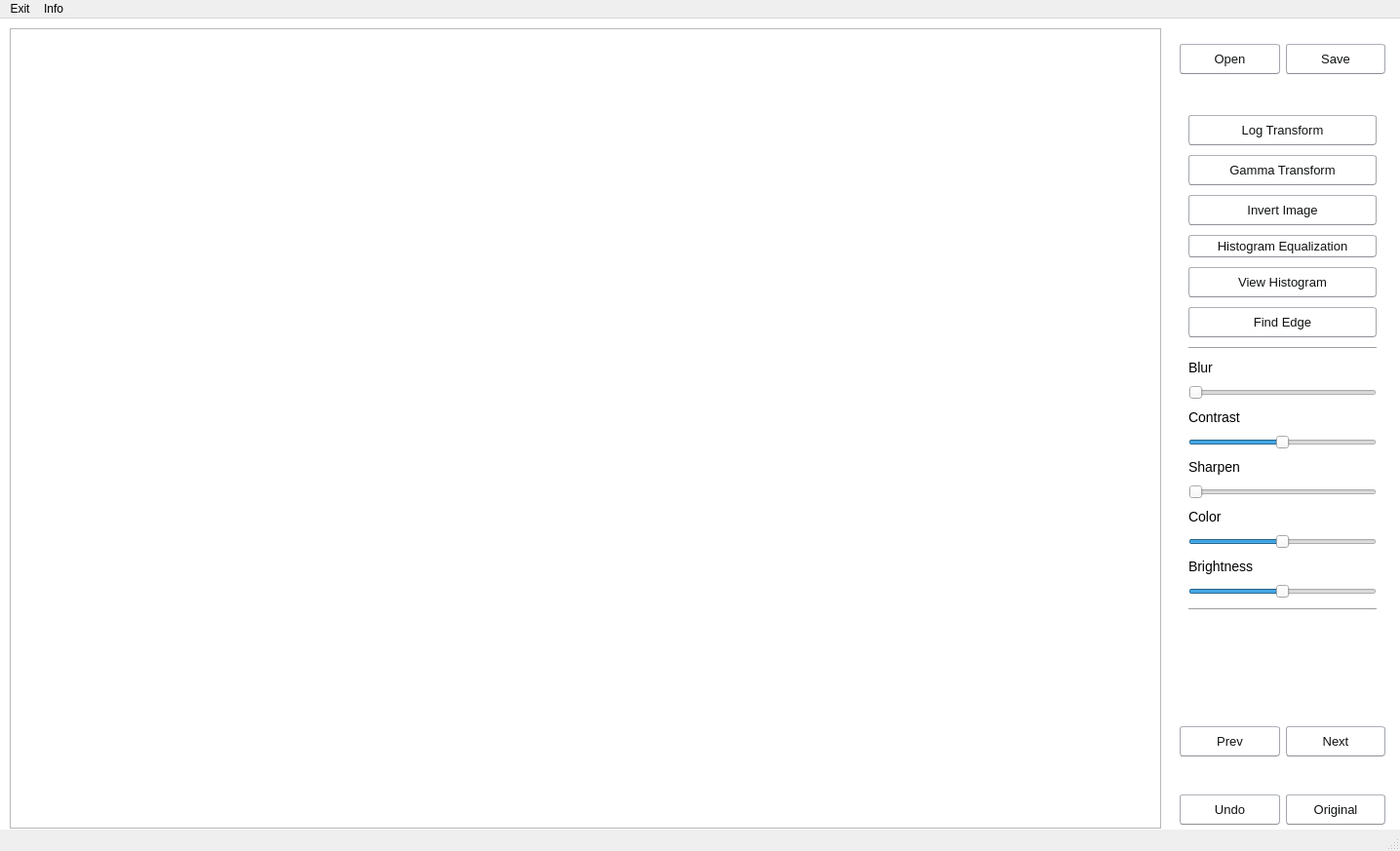
<?xml version="1.0" encoding="UTF-8"?>
<ui version="4.0">
 <class>MainWindow</class>
 <widget class="QMainWindow" name="MainWindow">
  <property name="geometry">
   <rect>
    <x>0</x>
    <y>0</y>
    <width>1436</width>
    <height>873</height>
   </rect>
  </property>
  <property name="windowTitle">
   <string>MainWindow</string>
  </property>
  <property name="styleSheet">
   <string notr="true">QStatusBar{
  font-family: &quot;Josefin Sans Medium&quot;,Arial,sans-serif;
  font-size: 14px;
}</string>
  </property>
  <widget class="QWidget" name="centralwidget">
   <property name="autoFillBackground">
    <bool>false</bool>
   </property>
   <property name="styleSheet">
    <string notr="true">/* CSS */
QGroupBox {
  font-family: &quot;Josefin Sans Medium&quot;,Arial,sans-serif;
  font-size: 14px;
}

#centralwidget {
    background-color:#fff;
}

QLabel {
  font-family: &quot;Josefin Sans Medium&quot;,Arial,sans-serif;
  font-size: 14px;
}

QPushButton {
  background-image: linear-gradient(#f7f8fa ,#e7e9ec);
  border-color: #adb1b8 #a2a6ac #8d9096;
  border-style: solid;
  border-width: 1px;
  border-radius: 3px;
  box-shadow: rgba(255,255,255,.6) 0 1px 0 inset;
  box-sizing: border-box;
  color: #0f1111;
  cursor: pointer;
  display: inline-block;
  font-family: &quot;Josefin Sans Medium&quot;,Arial,sans-serif;
  font-size: 14px;
  height: 29px;
  font-size: 13px;
  outline: 0;
  overflow: hidden;
  padding: 0 11px;
  text-align: center;
  text-decoration: none;
  text-overflow: ellipsis;
  user-select: none;
  -webkit-user-select: none;
  touch-action: manipulation;
  white-space: nowrap;
}

QPushButton:active {
  border-bottom-color: #a2a6ac;
}

QPushButton:active:hover {
  border-bottom-color: #a2a6ac;
}

QPushButton:hover {
  border-color: #a2a6ac #979aa1 #82858a;
}

QPushButton:focus {
  border-color: #00a8ff;
  box-shadow: rgba(228, 121, 17, .5) 0 0 3px 2px;
  outline: 0;
}</string>
   </property>
   <widget class="QGraphicsView" name="graphicsView">
    <property name="geometry">
     <rect>
      <x>10</x>
      <y>10</y>
      <width>1181</width>
      <height>821</height>
     </rect>
    </property>
   </widget>
   <widget class="QStackedWidget" name="stackedWidget">
    <property name="geometry">
     <rect>
      <x>1210</x>
      <y>90</y>
      <width>211</width>
      <height>621</height>
     </rect>
    </property>
    <property name="currentIndex">
     <number>0</number>
    </property>
    <widget class="QWidget" name="page">
     <layout class="QVBoxLayout" name="verticalLayout" stretch="0,0,0,0,0,0,0,0,0,0,0,0,0,0,0,0,0,0,0">
      <property name="spacing">
       <number>10</number>
      </property>
      <item>
       <widget class="QPushButton" name="log_transform_button">
        <property name="text">
         <string>Log Transform</string>
        </property>
       </widget>
      </item>
      <item>
       <widget class="QPushButton" name="gamma_transform_button">
        <property name="text">
         <string>Gamma Transform</string>
        </property>
       </widget>
      </item>
      <item>
       <widget class="QPushButton" name="invert_image_button">
        <property name="sizePolicy">
         <sizepolicy hsizetype="Minimum" vsizetype="Fixed">
          <horstretch>0</horstretch>
          <verstretch>10</verstretch>
         </sizepolicy>
        </property>
        <property name="text">
         <string>Invert Image</string>
        </property>
       </widget>
      </item>
      <item>
       <widget class="QPushButton" name="histogram_equal_button">
        <property name="sizePolicy">
         <sizepolicy hsizetype="Minimum" vsizetype="Fixed">
          <horstretch>0</horstretch>
          <verstretch>2</verstretch>
         </sizepolicy>
        </property>
        <property name="maximumSize">
         <size>
          <width>16777215</width>
          <height>23</height>
         </size>
        </property>
        <property name="text">
         <string>Histogram Equalization</string>
        </property>
       </widget>
      </item>
      <item>
       <widget class="QPushButton" name="view_histogram_button">
        <property name="sizePolicy">
         <sizepolicy hsizetype="Minimum" vsizetype="Fixed">
          <horstretch>0</horstretch>
          <verstretch>5</verstretch>
         </sizepolicy>
        </property>
        <property name="text">
         <string>View Histogram</string>
        </property>
       </widget>
      </item>
      <item>
       <widget class="QPushButton" name="find_edge_button">
        <property name="text">
         <string>Find Edge</string>
        </property>
       </widget>
      </item>
      <item>
       <widget class="Line" name="line">
        <property name="orientation">
         <enum>Qt::Horizontal</enum>
        </property>
       </widget>
      </item>
      <item>
       <widget class="QLabel" name="blur_label">
        <property name="sizePolicy">
         <sizepolicy hsizetype="Preferred" vsizetype="Fixed">
          <horstretch>0</horstretch>
          <verstretch>0</verstretch>
         </sizepolicy>
        </property>
        <property name="text">
         <string>Blur</string>
        </property>
       </widget>
      </item>
      <item>
       <widget class="QSlider" name="blur_slider">
        <property name="maximum">
         <number>20</number>
        </property>
        <property name="pageStep">
         <number>1</number>
        </property>
        <property name="orientation">
         <enum>Qt::Horizontal</enum>
        </property>
       </widget>
      </item>
      <item>
       <widget class="QLabel" name="contrast_label">
        <property name="sizePolicy">
         <sizepolicy hsizetype="Preferred" vsizetype="Fixed">
          <horstretch>0</horstretch>
          <verstretch>0</verstretch>
         </sizepolicy>
        </property>
        <property name="text">
         <string>Contrast</string>
        </property>
       </widget>
      </item>
      <item>
       <widget class="QSlider" name="contrast_slider">
        <property name="maximum">
         <number>20</number>
        </property>
        <property name="pageStep">
         <number>1</number>
        </property>
        <property name="value">
         <number>10</number>
        </property>
        <property name="orientation">
         <enum>Qt::Horizontal</enum>
        </property>
       </widget>
      </item>
      <item>
       <widget class="QLabel" name="sharpen_label">
        <property name="sizePolicy">
         <sizepolicy hsizetype="Preferred" vsizetype="Fixed">
          <horstretch>0</horstretch>
          <verstretch>0</verstretch>
         </sizepolicy>
        </property>
        <property name="text">
         <string>Sharpen</string>
        </property>
       </widget>
      </item>
      <item>
       <widget class="QSlider" name="sharpen_slider">
        <property name="minimum">
         <number>0</number>
        </property>
        <property name="maximum">
         <number>20</number>
        </property>
        <property name="pageStep">
         <number>1</number>
        </property>
        <property name="tracking">
         <bool>true</bool>
        </property>
        <property name="orientation">
         <enum>Qt::Horizontal</enum>
        </property>
       </widget>
      </item>
      <item>
       <widget class="QLabel" name="color_label">
        <property name="sizePolicy">
         <sizepolicy hsizetype="Preferred" vsizetype="Fixed">
          <horstretch>0</horstretch>
          <verstretch>0</verstretch>
         </sizepolicy>
        </property>
        <property name="text">
         <string>Color</string>
        </property>
       </widget>
      </item>
      <item>
       <widget class="QSlider" name="color_slider">
        <property name="maximum">
         <number>20</number>
        </property>
        <property name="pageStep">
         <number>1</number>
        </property>
        <property name="value">
         <number>10</number>
        </property>
        <property name="orientation">
         <enum>Qt::Horizontal</enum>
        </property>
       </widget>
      </item>
      <item>
       <widget class="QLabel" name="bright_label">
        <property name="sizePolicy">
         <sizepolicy hsizetype="Preferred" vsizetype="Fixed">
          <horstretch>0</horstretch>
          <verstretch>0</verstretch>
         </sizepolicy>
        </property>
        <property name="text">
         <string>Brightness</string>
        </property>
       </widget>
      </item>
      <item>
       <widget class="QSlider" name="bright_slider">
        <property name="maximum">
         <number>20</number>
        </property>
        <property name="pageStep">
         <number>1</number>
        </property>
        <property name="value">
         <number>10</number>
        </property>
        <property name="orientation">
         <enum>Qt::Horizontal</enum>
        </property>
       </widget>
      </item>
      <item>
       <widget class="Line" name="line_2">
        <property name="orientation">
         <enum>Qt::Horizontal</enum>
        </property>
       </widget>
      </item>
      <item>
       <spacer name="verticalSpacer_2">
        <property name="orientation">
         <enum>Qt::Vertical</enum>
        </property>
        <property name="sizeHint" stdset="0">
         <size>
          <width>20</width>
          <height>40</height>
         </size>
        </property>
       </spacer>
      </item>
     </layout>
    </widget>
    <widget class="QWidget" name="page_3">
     <layout class="QVBoxLayout" name="verticalLayout_5">
      <item>
       <widget class="QGroupBox" name="groupBox">
        <property name="title">
         <string>Filter List</string>
        </property>
        <layout class="QVBoxLayout" name="verticalLayout_6">
         <item>
          <widget class="QPushButton" name="pink_dream_filter_button">
           <property name="text">
            <string>Pink Dream</string>
           </property>
          </widget>
         </item>
         <item>
          <widget class="QPushButton" name="cyperpunk_filter_button">
           <property name="text">
            <string>Cyperpunk 2077</string>
           </property>
          </widget>
         </item>
         <item>
          <widget class="QPushButton" name="snowy_filter_button">
           <property name="text">
            <string>Snowy</string>
           </property>
          </widget>
         </item>
         <item>
          <widget class="QPushButton" name="pastel_filter_button">
           <property name="text">
            <string>Pastel</string>
           </property>
          </widget>
         </item>
         <item>
          <widget class="QPushButton" name="firestorm_filter_button">
           <property name="text">
            <string>Firestorm</string>
           </property>
          </widget>
         </item>
         <item>
          <widget class="QPushButton" name="ice_filter_button">
           <property name="text">
            <string>Ice</string>
           </property>
          </widget>
         </item>
         <item>
          <widget class="QPushButton" name="darkness_filter_button">
           <property name="text">
            <string>Darkness</string>
           </property>
          </widget>
         </item>
         <item>
          <widget class="QPushButton" name="gray_nostalgia_filter_button">
           <property name="text">
            <string>Gray Nostalgia</string>
           </property>
          </widget>
         </item>
         <item>
          <widget class="QPushButton" name="sweet_dream_filter_button">
           <property name="text">
            <string>Sweet Dream</string>
           </property>
          </widget>
         </item>
         <item>
          <widget class="QPushButton" name="cartoon_filter_button">
           <property name="text">
            <string>Cartoon</string>
           </property>
          </widget>
         </item>
        </layout>
       </widget>
      </item>
     </layout>
    </widget>
    <widget class="QWidget" name="page_2">
     <layout class="QVBoxLayout" name="verticalLayout_2">
      <item>
       <widget class="QGroupBox" name="flip_group_box">
        <property name="title">
         <string>Flip Image</string>
        </property>
        <layout class="QVBoxLayout" name="verticalLayout_3">
         <item>
          <widget class="QPushButton" name="flip_updown_button">
           <property name="text">
            <string>Up - Down</string>
           </property>
          </widget>
         </item>
         <item>
          <widget class="QPushButton" name="flip_leftright_button">
           <property name="text">
            <string>Left - Right</string>
           </property>
          </widget>
         </item>
        </layout>
       </widget>
      </item>
      <item>
       <widget class="QGroupBox" name="rotate_group_box">
        <property name="title">
         <string>Rotate Image</string>
        </property>
        <layout class="QVBoxLayout" name="verticalLayout_4">
         <item>
          <widget class="QPushButton" name="rotate_left_button">
           <property name="text">
            <string>Left 90</string>
           </property>
          </widget>
         </item>
         <item>
          <widget class="QPushButton" name="rotate_right_button">
           <property name="text">
            <string>Right 90</string>
           </property>
          </widget>
         </item>
        </layout>
       </widget>
      </item>
      <item>
       <spacer name="verticalSpacer">
        <property name="orientation">
         <enum>Qt::Vertical</enum>
        </property>
        <property name="sizeHint" stdset="0">
         <size>
          <width>20</width>
          <height>40</height>
         </size>
        </property>
       </spacer>
      </item>
      <item>
       <widget class="QPushButton" name="pushButton">
        <property name="text">
         <string>PushButton</string>
        </property>
       </widget>
      </item>
     </layout>
    </widget>
   </widget>
   <widget class="QWidget" name="horizontalLayoutWidget">
    <property name="geometry">
     <rect>
      <x>1210</x>
      <y>10</y>
      <width>211</width>
      <height>63</height>
     </rect>
    </property>
    <layout class="QHBoxLayout" name="horizontalLayout">
     <item>
      <widget class="QPushButton" name="open_button">
       <property name="text">
        <string>Open</string>
       </property>
      </widget>
     </item>
     <item>
      <widget class="QPushButton" name="save_button">
       <property name="text">
        <string>Save</string>
       </property>
      </widget>
     </item>
    </layout>
   </widget>
   <widget class="QWidget" name="horizontalLayoutWidget_2">
    <property name="geometry">
     <rect>
      <x>1210</x>
      <y>710</y>
      <width>211</width>
      <height>63</height>
     </rect>
    </property>
    <layout class="QHBoxLayout" name="horizontalLayout_2">
     <item>
      <widget class="QPushButton" name="prev_page_button">
       <property name="text">
        <string>Prev</string>
       </property>
      </widget>
     </item>
     <item>
      <widget class="QPushButton" name="next_page_button">
       <property name="text">
        <string>Next</string>
       </property>
      </widget>
     </item>
    </layout>
   </widget>
   <widget class="QWidget" name="horizontalLayoutWidget_3">
    <property name="geometry">
     <rect>
      <x>1210</x>
      <y>780</y>
      <width>211</width>
      <height>63</height>
     </rect>
    </property>
    <layout class="QHBoxLayout" name="horizontalLayout_3">
     <item>
      <widget class="QPushButton" name="undo_button">
       <property name="text">
        <string>Undo</string>
       </property>
      </widget>
     </item>
     <item>
      <widget class="QPushButton" name="original_image_button">
       <property name="text">
        <string>Original</string>
       </property>
      </widget>
     </item>
    </layout>
   </widget>
  </widget>
  <widget class="QMenuBar" name="menubar">
   <property name="geometry">
    <rect>
     <x>0</x>
     <y>0</y>
     <width>1436</width>
     <height>25</height>
    </rect>
   </property>
   <property name="styleSheet">
    <string notr="true">QMenuBar {
  font-family: &quot;Josefin Sans Medium&quot;,Arial,sans-serif;
  font-size: 12px;
}</string>
   </property>
   <widget class="QMenu" name="menuAbout">
    <property name="title">
     <string>Exit</string>
    </property>
   </widget>
   <widget class="QMenu" name="menuExit">
    <property name="title">
     <string>Info</string>
    </property>
    <addaction name="actionAbout_us"/>
   </widget>
   <addaction name="menuAbout"/>
   <addaction name="menuExit"/>
  </widget>
  <widget class="QStatusBar" name="statusbar"/>
  <action name="actionAbout_us">
   <property name="text">
    <string>About us</string>
   </property>
  </action>
 </widget>
 <resources/>
 <connections/>
</ui>
